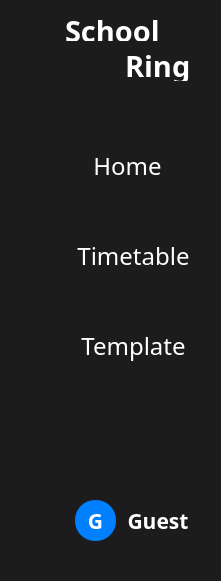
   <widget class="QFrame" name="menu">
    <property name="enabled">
     <bool>true</bool>
    </property>
    <property name="geometry">
     <rect>
      <x>-35</x>
      <y>0</y>
      <width>221</width>
      <height>581</height>
     </rect>
    </property>
    <property name="styleSheet">
     <string notr="true">border-radius: 18;
background-color: #1C1C1C
</string>
    </property>
    <property name="frameShape">
     <enum>QFrame::StyledPanel</enum>
    </property>
    <property name="frameShadow">
     <enum>QFrame::Raised</enum>
    </property>
    <widget class="QPushButton" name="login_button_cerkle">
     <property name="geometry">
      <rect>
       <x>75</x>
       <y>500</y>
       <width>41</width>
       <height>41</height>
      </rect>
     </property>
     <property name="font">
      <font>
       <family>Yandex Sans Text</family>
       <pointsize>16</pointsize>
       <weight>75</weight>
       <bold>true</bold>
      </font>
     </property>
     <property name="cursor">
      <cursorShape>PointingHandCursor</cursorShape>
     </property>
     <property name="styleSheet">
      <string notr="true">border-radius : 20; 
border : 0px solid white;
background-color: #0080ff;
color: white</string>
     </property>
     <property name="text">
      <string>G</string>
     </property>
    </widget>
    <widget class="QLabel" name="label_13">
     <property name="geometry">
      <rect>
       <x>65</x>
       <y>20</y>
       <width>96</width>
       <height>21</height>
      </rect>
     </property>
     <property name="font">
      <font>
       <family>Yandex Sans Text Bold</family>
       <pointsize>22</pointsize>
       <weight>75</weight>
       <bold>true</bold>
      </font>
     </property>
     <property name="styleSheet">
      <string notr="true">color: white;
background-color: #1C1C1C</string>
     </property>
     <property name="text">
      <string>School</string>
     </property>
    </widget>
    <widget class="QLabel" name="label_14">
     <property name="geometry">
      <rect>
       <x>125</x>
       <y>50</y>
       <width>66</width>
       <height>31</height>
      </rect>
     </property>
     <property name="font">
      <font>
       <family>Yandex Sans Text Bold</family>
       <pointsize>22</pointsize>
       <weight>75</weight>
       <bold>true</bold>
      </font>
     </property>
     <property name="styleSheet">
      <string notr="true">color: white;
background-color: #1C1C1C</string>
     </property>
     <property name="text">
      <string>Ring</string>
     </property>
    </widget>
    <widget class="QPushButton" name="login_buuton_text">
     <property name="geometry">
      <rect>
       <x>125</x>
       <y>510</y>
       <width>66</width>
       <height>21</height>
      </rect>
     </property>
     <property name="font">
      <font>
       <family>Yandex Sans Text</family>
       <pointsize>16</pointsize>
       <weight>75</weight>
       <italic>false</italic>
       <bold>true</bold>
      </font>
     </property>
     <property name="cursor">
      <cursorShape>PointingHandCursor</cursorShape>
     </property>
     <property name="styleSheet">
      <string notr="true">color: white</string>
     </property>
     <property name="text">
      <string>Guest</string>
     </property>
    </widget>
    <widget class="QWidget" name="">
     <property name="geometry">
      <rect>
       <x>70</x>
       <y>150</y>
       <width>92</width>
       <height>31</height>
      </rect>
     </property>
     <layout class="QHBoxLayout" name="horizontalLayout">
      <item>
       <widget class="QLabel" name="label_8">
        <property name="text">
         <string/>
        </property>
        <property name="pixmap">
         <pixmap>icons/home.png</pixmap>
        </property>
       </widget>
      </item>
      <item>
       <widget class="QPushButton" name="home_button_3">
        <property name="font">
         <font>
          <family>Yandex Sans Display Light</family>
          <pointsize>18</pointsize>
          <weight>50</weight>
          <italic>false</italic>
          <bold>false</bold>
         </font>
        </property>
        <property name="cursor">
         <cursorShape>PointingHandCursor</cursorShape>
        </property>
        <property name="styleSheet">
         <string notr="true">color: white</string>
        </property>
        <property name="text">
         <string>Home</string>
        </property>
       </widget>
      </item>
     </layout>
    </widget>
    <widget class="QWidget" name="">
     <property name="geometry">
      <rect>
       <x>60</x>
       <y>240</y>
       <width>130</width>
       <height>31</height>
      </rect>
     </property>
     <layout class="QHBoxLayout" name="horizontalLayout_2">
      <item>
       <widget class="QLabel" name="label_9">
        <property name="text">
         <string/>
        </property>
        <property name="pixmap">
         <pixmap>icons/timetable.png</pixmap>
        </property>
       </widget>
      </item>
      <item>
       <widget class="QPushButton" name="timetable_button_8">
        <property name="font">
         <font>
          <family>Yandex Sans Display Light</family>
          <pointsize>18</pointsize>
          <weight>50</weight>
          <italic>false</italic>
          <bold>false</bold>
         </font>
        </property>
        <property name="cursor">
         <cursorShape>PointingHandCursor</cursorShape>
        </property>
        <property name="styleSheet">
         <string notr="true">color: white</string>
        </property>
        <property name="text">
         <string>Timetable</string>
        </property>
       </widget>
      </item>
     </layout>
    </widget>
    <widget class="QWidget" name="">
     <property name="geometry">
      <rect>
       <x>60</x>
       <y>330</y>
       <width>131</width>
       <height>31</height>
      </rect>
     </property>
     <layout class="QHBoxLayout" name="horizontalLayout_3">
      <item>
       <widget class="QLabel" name="label_10">
        <property name="sizePolicy">
         <sizepolicy hsizetype="Fixed" vsizetype="Preferred">
          <horstretch>0</horstretch>
          <verstretch>0</verstretch>
         </sizepolicy>
        </property>
        <property name="text">
         <string/>
        </property>
        <property name="pixmap">
         <pixmap>C:/Users/Антон/Downloads/icons8-прототип-20.png</pixmap>
        </property>
       </widget>
      </item>
      <item>
       <widget class="QPushButton" name="timetable_button_7">
        <property name="sizePolicy">
         <sizepolicy hsizetype="Fixed" vsizetype="Fixed">
          <horstretch>0</horstretch>
          <verstretch>0</verstretch>
         </sizepolicy>
        </property>
        <property name="font">
         <font>
          <family>Yandex Sans Display Light</family>
          <pointsize>18</pointsize>
          <weight>50</weight>
          <italic>false</italic>
          <bold>false</bold>
         </font>
        </property>
        <property name="cursor">
         <cursorShape>PointingHandCursor</cursorShape>
        </property>
        <property name="styleSheet">
         <string notr="true">color: white</string>
        </property>
        <property name="text">
         <string>Template</string>
        </property>
       </widget>
      </item>
     </layout>
    </widget>
   </widget>
